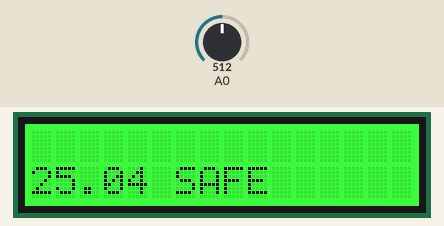
The sketch below on a simulated Arduino Uno, built with avr-gcc and run on an emulated ATmega328P. Shown: 16×2 character LCD. The inputs (shaded band) are chosen by the test bench; at power-on: A0 = 512.

Above: at 2.7 s.
2.8 s: A0 set to 524
At 5.0 s:
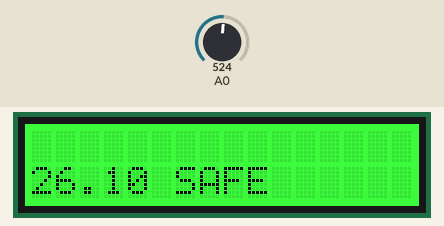
9.2 s: A0 set to 550
At 12.4 s:
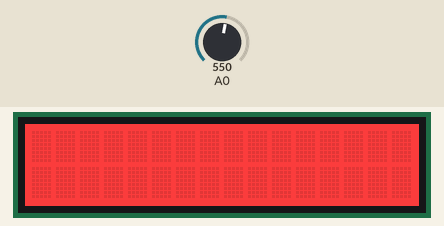
15.6 s: A0 set to 511
At 18.8 s:
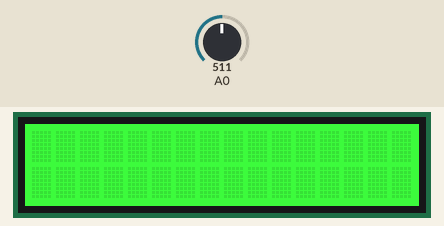
Timing chart, 0 to 20.3 s (numbered marks = the images above; inputs shaded):
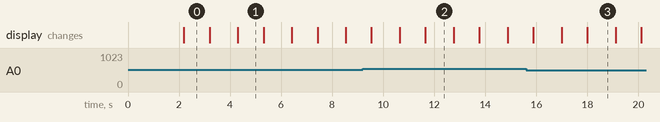

The sketch:

IOT_Project_5mar20.ino
```cpp
// (licence header left out)
#include <Wire.h>
#include "rgb_lcd.h"

rgb_lcd lcd;

const int colorR = 255;
const int colorG = 0;
const int colorB = 0;

// the loop routine runs over and over again forever:


void setup()
{


    // set up the LCD's number of columns and rows:
    lcd.begin(16, 2);

    lcd.setRGB(colorR, colorG, colorB);

    // Print a message to the LCD.


    delay(15);
}

void loop()
{

  delay(1000);        // delay in between reads for stability

    lcd.clear();

    delay(100);


int sensorValue = analogRead(A0);
  // print out the value you read:


// set the cursor to column 0, line 1
    // (note: line 1 is the second row, since counting begins with 0):
    lcd.setCursor(0, 1);
    // print the number of seconds since reset:

    float resistance;
    float temperature;
    int B=3975;
/* doing the maths for to turn to celsus */
 resistance=(float)(1023-sensorValue)*10000/sensorValue; //get the resistance of the sensor;
    temperature=1/(log(resistance/10000)/B+1/298.15)-273.15;//convert to temperature via datasheet&nbsp;;
    delay(1000);
    Serial.print("Current temperature is ");
    Serial.println(temperature);


 lcd.print(temperature);
 /* read the temprature and if btween 13 and 27 its safe for a being used insulin pen other wise it gives warning and screen turns red */

    if ((temperature >= 13 ) && (temperature <= 27))
    {
    lcd.print(" SAFE ");
    const int colorR = 0;
    const int colorG = 255;
    const int colorB = 0;
    /* green */
   lcd.setRGB(colorR, colorG, colorB);
    }
    else
    {
    const int colorR = 255;
    const int colorG = 0;
    const int colorB = 0;
   lcd.setRGB(colorR, colorG, colorB);
   /*red*/


    lcd.print("WARNING");
    }


}


/*********************************************************************************************************
  END FILE
*********************************************************************************************************/
```

Measured:
- the behaviour switches between 534 and 535 on A0 (found by bisection; images 1 and 2)
- after the input at 2.8 s, the display: first differs from a run without the input after 1.5 s (image 1)
- after the input at 9.2 s, the display: first differs from a run without the input after 1.5 s (image 2 shows a later state)
- after the input at 15.6 s, the display: first differs from a run without the input after 1.4 s (image 3 shows a later state)
- what the display in image 1 shows lasts 1.0 s, from 4.3 s to 5.3 s
- what the display in image 2 shows lasts 1.1 s, from 11.7 s to 12.8 s
